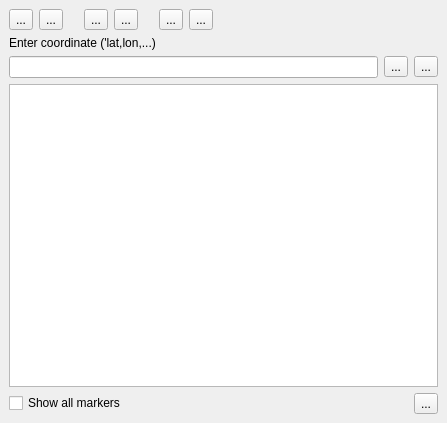
<?xml version="1.0" encoding="UTF-8"?>
<ui version="4.0">
 <class>MultiLocationZoom</class>
 <widget class="QDockWidget" name="MultiLocationZoom">
  <property name="geometry">
   <rect>
    <x>0</x>
    <y>0</y>
    <width>447</width>
    <height>423</height>
   </rect>
  </property>
  <property name="windowTitle">
   <string>Multi-Location Zoom</string>
  </property>
  <widget class="QWidget" name="dockWidgetContents">
   <layout class="QVBoxLayout" name="verticalLayout">
    <item>
     <layout class="QHBoxLayout" name="horizontalLayout">
      <item>
       <widget class="QToolButton" name="openButton">
        <property name="toolTip">
         <string>Open Location List</string>
        </property>
        <property name="text">
         <string>...</string>
        </property>
        <property name="popupMode">
         <enum>QToolButton::InstantPopup</enum>
        </property>
        <property name="autoRaise">
         <bool>false</bool>
        </property>
       </widget>
      </item>
      <item>
       <widget class="QToolButton" name="saveButton">
        <property name="toolTip">
         <string>Save Location List</string>
        </property>
        <property name="text">
         <string>...</string>
        </property>
       </widget>
      </item>
      <item>
       <spacer name="horizontalSpacer_2">
        <property name="orientation">
         <enum>Qt::Horizontal</enum>
        </property>
        <property name="sizeType">
         <enum>QSizePolicy::Fixed</enum>
        </property>
        <property name="sizeHint" stdset="0">
         <size>
          <width>15</width>
          <height>20</height>
         </size>
        </property>
       </spacer>
      </item>
      <item>
       <widget class="QToolButton" name="removeButton">
        <property name="toolTip">
         <string>Delete Selected Location</string>
        </property>
        <property name="text">
         <string>...</string>
        </property>
       </widget>
      </item>
      <item>
       <widget class="QToolButton" name="clearAllButton">
        <property name="toolTip">
         <string>Clear All Locations</string>
        </property>
        <property name="text">
         <string>...</string>
        </property>
       </widget>
      </item>
      <item>
       <spacer name="horizontalSpacer_3">
        <property name="orientation">
         <enum>Qt::Horizontal</enum>
        </property>
        <property name="sizeType">
         <enum>QSizePolicy::Fixed</enum>
        </property>
        <property name="sizeHint" stdset="0">
         <size>
          <width>15</width>
          <height>20</height>
         </size>
        </property>
       </spacer>
      </item>
      <item>
       <widget class="QToolButton" name="createLayerButton">
        <property name="toolTip">
         <string>Create Vector Layer From Location List</string>
        </property>
        <property name="text">
         <string>...</string>
        </property>
       </widget>
      </item>
      <item>
       <widget class="QToolButton" name="optionsButton">
        <property name="toolTip">
         <string>Show Style Settings</string>
        </property>
        <property name="text">
         <string>...</string>
        </property>
       </widget>
      </item>
      <item>
       <spacer name="horizontalSpacer">
        <property name="orientation">
         <enum>Qt::Horizontal</enum>
        </property>
        <property name="sizeHint" stdset="0">
         <size>
          <width>40</width>
          <height>20</height>
         </size>
        </property>
       </spacer>
      </item>
     </layout>
    </item>
    <item>
     <widget class="QLabel" name="label">
      <property name="text">
       <string>Enter coordinate ('lat,lon,...)</string>
      </property>
     </widget>
    </item>
    <item>
     <layout class="QHBoxLayout" name="horizontalLayout_3">
      <item>
       <widget class="QLineEdit" name="addLineEdit"/>
      </item>
      <item>
       <widget class="QToolButton" name="addButton">
        <property name="toolTip">
         <string>Add Location</string>
        </property>
        <property name="text">
         <string>...</string>
        </property>
       </widget>
      </item>
      <item>
       <widget class="QToolButton" name="coordCaptureButton">
        <property name="toolTip">
         <string>Capture coordinates by clicking on map</string>
        </property>
        <property name="text">
         <string>...</string>
        </property>
        <property name="checkable">
         <bool>true</bool>
        </property>
       </widget>
      </item>
     </layout>
    </item>
    <item>
     <widget class="QTableWidget" name="resultsTable"/>
    </item>
    <item>
     <layout class="QHBoxLayout" name="horizontalLayout_2">
      <item>
       <widget class="QCheckBox" name="showAllCheckBox">
        <property name="text">
         <string>Show all markers</string>
        </property>
       </widget>
      </item>
      <item>
       <widget class="QToolButton" name="clearMarkersButton">
        <property name="toolTip">
         <string>Clear Markers</string>
        </property>
        <property name="text">
         <string>...</string>
        </property>
       </widget>
      </item>
     </layout>
    </item>
   </layout>
  </widget>
 </widget>
 <resources/>
 <connections/>
</ui>
